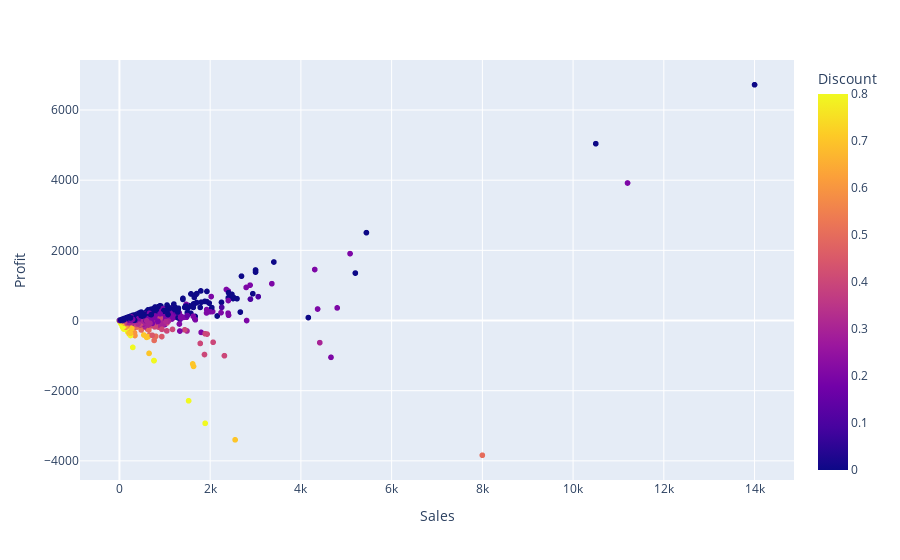

Notebook cell for this chart:
### Code cell
#inspect negative profit of tables
#is there a correlation between sales/profit and discount?
px.scatter(df,x='Sales',y='Profit',color='Discount',hover_name='Sub-Category')
#higher discount leads to less profit

### Figure 1 — Plotly figure (JSON) as saved in the notebook; plotly's stock layout.template omitted (floating-point values rounded to 4 significant figures; data arrays with more than 128 entries replaced by an {"elided": "..."} marker saying what was removed)
{"data": [{"hovertemplate": "<b>%{hovertext}</b><br><br>Sales=%{x}<br>Profit=%{y}<br>Discount=%{marker.color}<extra></extra>", "hovertext": {"elided": "3312 str values"}, "legendgroup": "", "marker": {"color": {"elided": "3312 float values"}, "coloraxis": "coloraxis", "symbol": "circle"}, "mode": "markers", "name": "", "showlegend": false, "type": "scattergl", "x": {"elided": "3312 float values"}, "xaxis": "x", "y": {"elided": "3312 float values"}, "yaxis": "y"}], "layout": {"coloraxis": {"colorbar": {"title": {"text": "Discount"}}, "colorscale": [[0, "#0d0887"], [0.1111, "#46039f"], [0.2222, "#7201a8"], [0.3333, "#9c179e"], [0.4444, "#bd3786"], [0.5556, "#d8576b"], [0.6667, "#ed7953"], [0.7778, "#fb9f3a"], [0.8889, "#fdca26"], [1, "#f0f921"]]}, "legend": {"tracegroupgap": 0}, "margin": {"t": 60}, "xaxis": {"anchor": "y", "domain": [0, 1], "title": {"text": "Sales"}}, "yaxis": {"anchor": "x", "domain": [0, 1], "title": {"text": "Profit"}}}}
